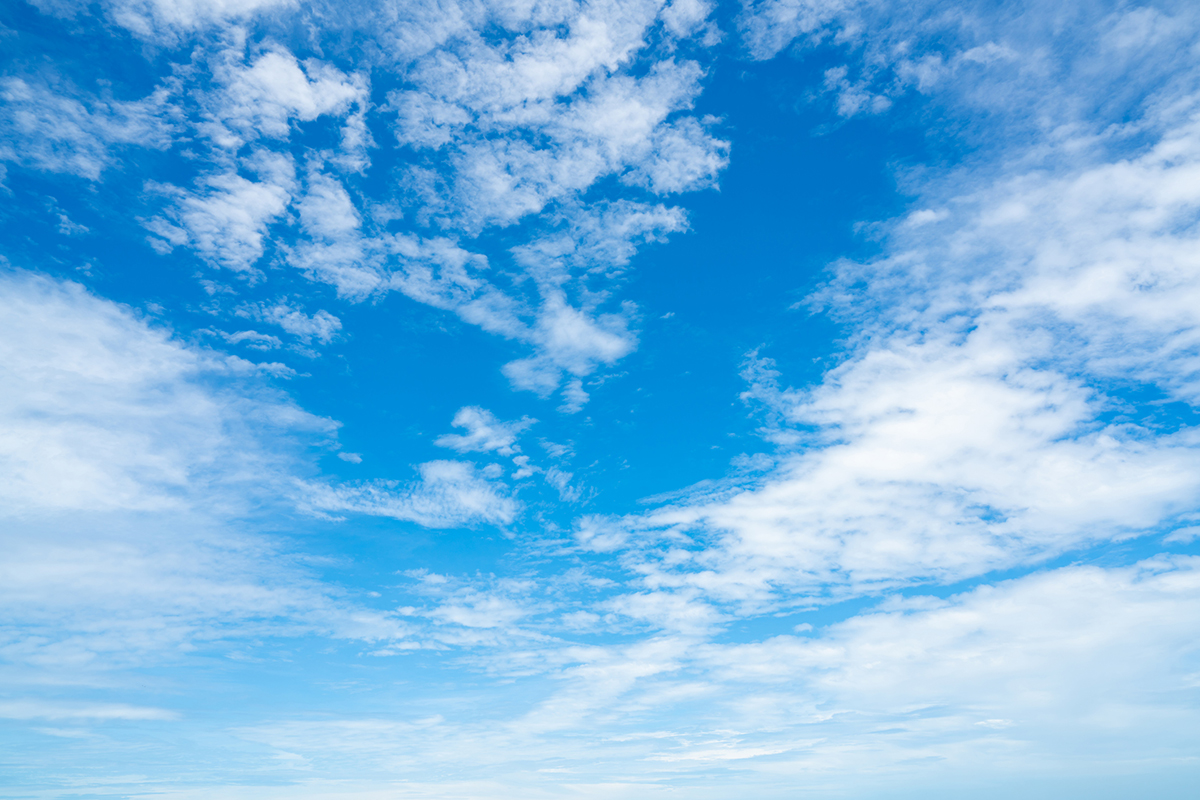
#> input picture examenes/paraExamen/data/sky_gray.jpg, 1200 x 800 px
$ jupyter execute --allow-errors FILTERS.ipynb
#> lines starting #> are read from the running program, lines starting #| are printed output that depends on the picture; after the words box and inside, x2 and y2 are one past the last pixel; in counts of white or black regions, pixels touching at a corner belong together
[cell 1]
import numpy as np
import matplotlib.pyplot as plt
import pandas as pd
#pip install scikit-image
from skimage import color, io, measure, img_as_ubyte
from skimage.measure import profile_line
from skimage.transform import rescale, resize
import matplotlib.pyplot as plt
import numpy as np
import pydicom as dicom
import cv2 as cv
from skimage.util import img_as_float
from skimage.util import img_as_ubyte
import skimage as ski
import numpy as np
from scipy.ndimage import correlate
import matplotlib.pyplot as plt
import seaborn as sns
#pip install scikit-image
from skimage import color, io, measure, img_as_ubyte
from skimage.measure import profile_line
from skimage.transform import rescale, resize
import matplotlib.pyplot as plt
import numpy as np
import pydicom as dicom
import cv2 as cv2
from skimage.util import img_as_float
from skimage.util import img_as_ubyte
import skimage as ski
from skimage.filters import median
from skimage.filters import gaussian
from skimage.filters import prewitt_h
from skimage.filters import prewitt_v
from skimage.filters import prewitt


from skimage.morphology import erosion, dilation, opening, closing
from skimage.morphology import disk

from skimage.filters import threshold_otsu


import numpy as np
import skimage.io as io
from skimage.color import rgb2gray
from skimage.filters import threshold_otsu
from skimage.morphology import erosion, dilation, opening, closing
from skimage.morphology import disk
import matplotlib.pyplot as plt


from ipynb.fs.full.toolbox import *

[cell 2]
in_dir = "./data"
im_name = "/sky_gray.jpg"
im = io.imread(in_dir + im_name)
#> im is the input picture: shape (800, 1200, 3); mean R, G, B 118.2, 182.2, 227.8
im_gray = rgb2gray(im)
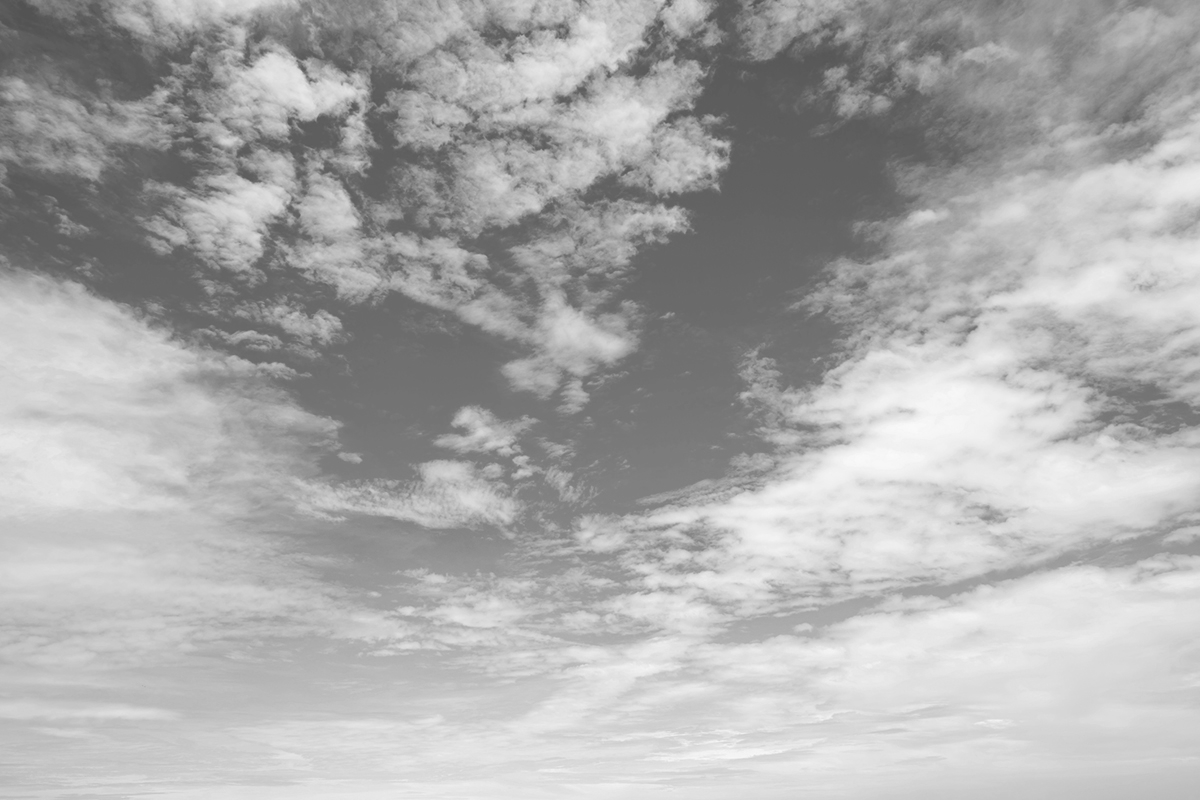
#> im_gray: shape (800, 1200) float64; min 0.32, max 0.982, mean 0.674
im_gray = img_as_ubyte(im_gray) #para tenerla en uint8

# MEDIAN FILTER

[cell 3]
# mas facil y rapido
from skimage.morphology import disk,square, erosion, dilation, opening, closing
from skimage.filters.rank import mean,median

#> (the rest of this cell did not finish here and is left out)

[cell 4]
#TA
def apply_median_filter(img, size):
#> called with size = 10
    footprint = np.ones([size, size])
    med_img = median(img, footprint)
    return med_img

[cell 5]
# ponle el numero 10 a mano!! di no no funciona
med_img = apply_median_filter(im_gray, 10)
#> (the rest of this cell did not finish here and is left out)

#> (a cell that did not finish here is left out)

# MEAN FILTER

[cell 7]
def apply_mean_filter(img, size):
#> called with size = 5
    weights = np.ones([size, size])
    weights = weights / np.sum(weights)
    out_img = correlate(img, weights, mode='reflect')
    return out_img

[cell 8]
outimg=apply_mean_filter(im_gray,5)
#> (the rest of this cell did not finish here and is left out)

# GAUSSIAN FILTER

[cell 9]
def apply_gauss_filter(im, sigma):
#> called with sigma = 5
    gauss_img = gaussian(im, sigma)
    return gauss_img

[cell 10]
gauss_img = apply_gauss_filter(im_gray, 5)
#> (the rest of this cell did not finish here and is left out)

#> (a cell that did not finish here is left out)

# EDGE FILTERS

## PREWITT H AND V

[cell 12]
# horizontal
hor_edg = prewitt_h(im_gray)
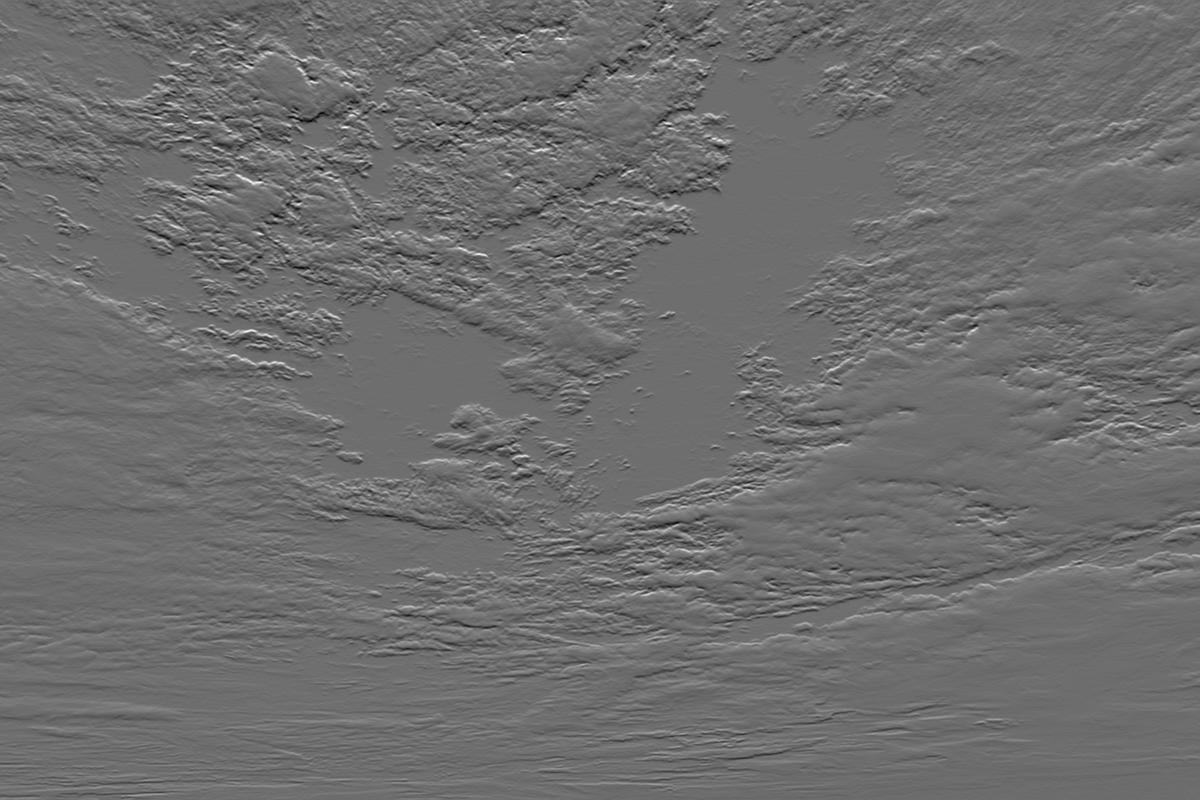
#> hor_edg: shape (800, 1200) float64; min -0.227, max 0.299, mean 0.000565; drawn with min black and max white
# vertical
ver_edg = prewitt_v(im_gray)
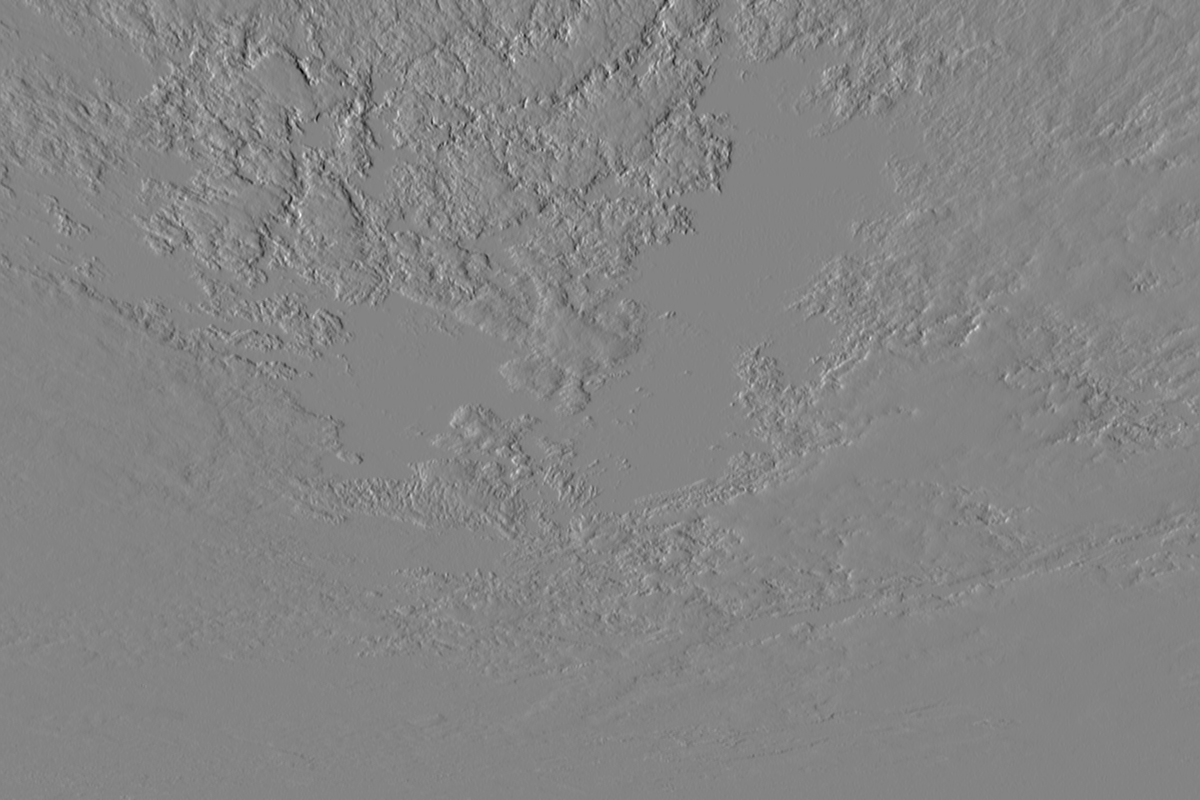
#> ver_edg: shape (800, 1200) float64; min -0.301, max 0.278, mean 0.000147; drawn with min black and max white

#> (the rest of this cell did not finish here and is left out)

[cell 13]
# todos los bordes sin importar la orientacion
edg = prewitt(im_gray)
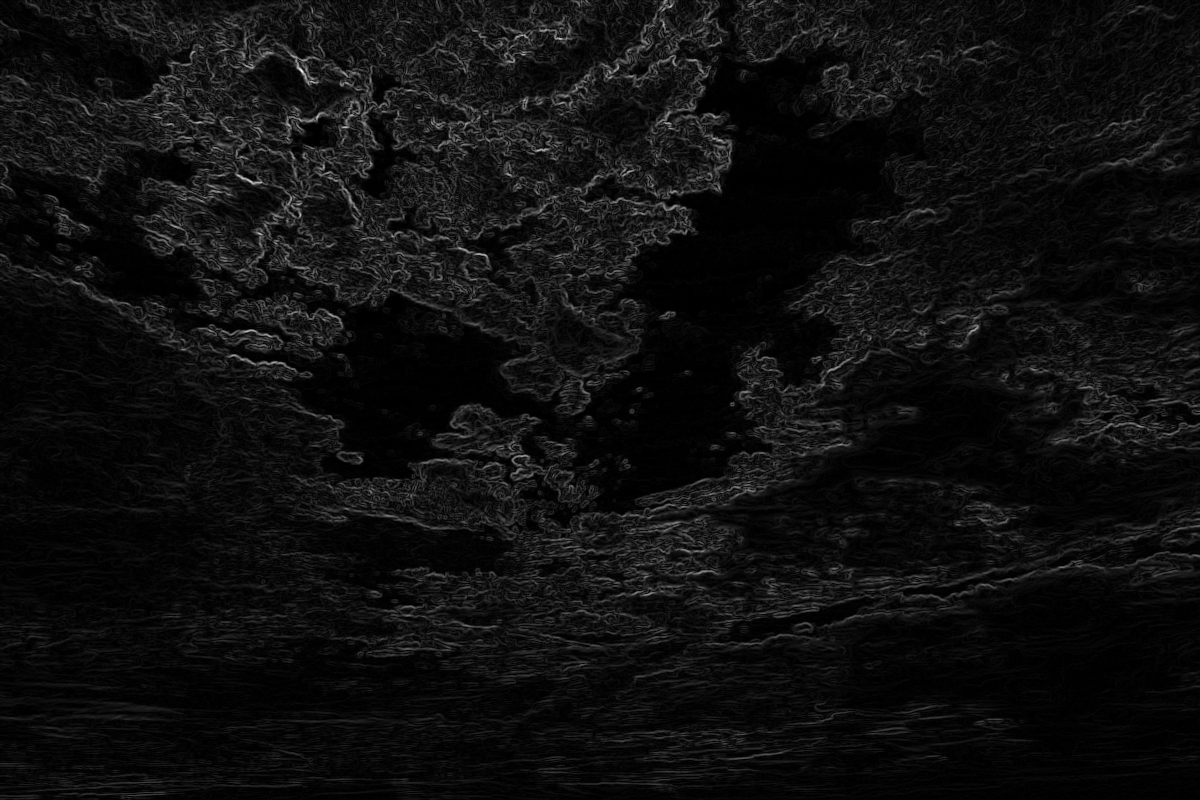
#> edg: shape (800, 1200) float64; min 0, max 0.276, mean 0.0169; drawn with min black and max white
io.imshow(edg, cmap='gray')

## EDGE DETECTION

[cell 14]
img_org = io.imread('data/ElbowCTSlice.png')
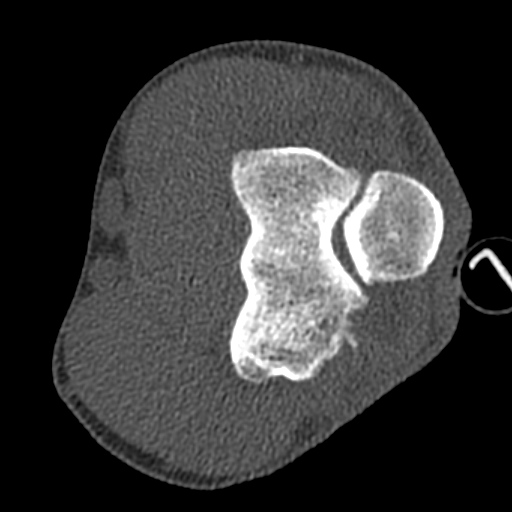
#> input picture examenes/paraExamen/data/ElbowCTSlice.png, 512 x 512 px
#> img_org is the input picture: shape (512, 512, 3); min 0, max 255, mean 55.9
io.imshow(img_org)


# no funcoina lo de aqui abajo!!!!!!!!!!!!!!!!!!!!!!!!!!!!!!!!

[cell 15]
def edge_detection(img, filter_type, kernel_size, thres, plot = False):
    '''
    img: (2D ndarray)
    filter_type: (str) 'gaussian' or 'median'
    kernel_size: (int) size of the smoothing filter
    thres: (float) threshold for the binarization
    plot: (bool) whether plot the images. Default False.
    '''
#> called with filter_type = 'gaussian', kernel_size = 5, thres = 0.02, plot = True

    if filter_type == 'gaussian':
        img_filt = gaussian(img, kernel_size)
    elif filter_type == 'median':
        img_filt = apply_median_filter(img, kernel_size)

    gradients = prewitt(img_filt)
    edges = gradients > thres
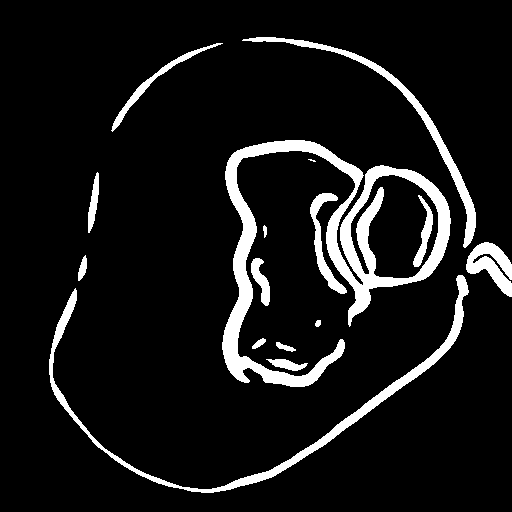
#> edges: shape (512, 512, 3) bool; 8.9% white; 16 white regions (1 under 20 px), largest, box (x1, y1, x2, y2) and area: (222, 140, 451, 387) 11725, (49, 275, 469, 493) 4356, (242, 37, 476, 248) 2386

    if plot:
        fig, ax = plt.subplots(nrows = 1, ncols = 3, figsize = (10,5))
        ax[0].imshow(img_filt, cmap = 'gray')
        ax[1].imshow(gradients, cmap = 'gray')
        ax[2].imshow(edges, cmap = 'gray')
        [ax_.set_axis_off() for ax_ in ax]
        plt.show()

    return edges
